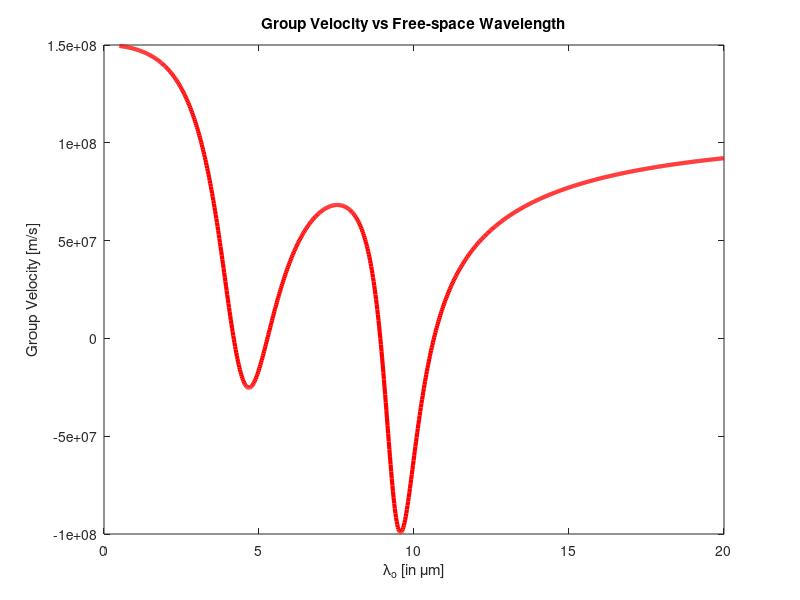

Here is the MATLAB script that generated this plot: (Note: this script raises an error after producing the figure.)
%MATLAB code for ECE747 Q6 (b)

%defining all parameters
c=3*10^8;%speed of light
lambda_1=10*10^(-6);%resonant wavelength of oscillator #1
lambda_2=5*10^(-6);%resonant wavelength of oscillator #2
f_1=c/lambda_1;%resonant freq of oscillator #1
f_2=c/lambda_2;%rresonant freq of oscillator #2
w_1=2*pi*f_1;%resonant angular freq of oscillator #1
w_2=2*pi*f_2;%resonant angular freq of oscillator #2

ep_inf=4; %permittivity for HF oscillators
A_1=2*(w_1)^2;%lorentz parameter #1
A_2=2*(w_2)^2;%lorentz parameter #2
v_1=w_1/3;%damping coeff #1
v_2=w_2/5;%damping coeff #2

wave_range=linspace(0.5*10^(-6),20*10^(-6),1000);%wavelength range to plot
w_range=2*pi*c./wave_range;%corresponding angular freq range
k_range=2*pi./wave_range;%corresponding wave number range in free space

ep = ep_inf + A_1./(w_1^2 - w_range.^2 - 1i*v_1.*w_range) + A_2./(w_2^2 - w_range.^2 - 1i*v_2.*w_range);
n=sqrt(ep);%refractive index

k_range_media=k_range.*n;%wave numbers inside the media
v_g=real(gradient(w_range)./gradient(k_range_media));%group velocity

%making the plot
plot(wave_range*10^(6),v_g,'Color','r','Linewidth',3)
title('Group Velocity vs Free-space Wavelength')
xlabel('\lambda_o [in \mum]') 
ylabel('Group Velocity [m/s]')
ax = gca;
ax.FontSize = 25;